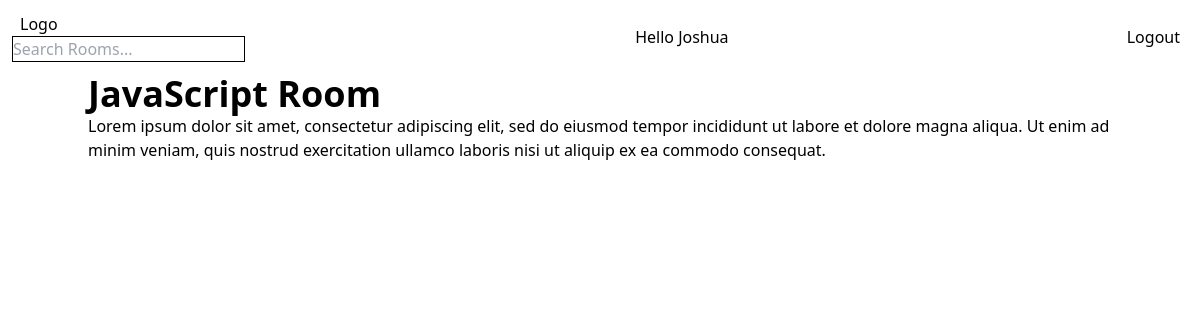
The page /room/4/ (signed in) on the database its author committed.
### base/models.py (models this page shows, shortened)
class Room(models.Model):
    host = models.ForeignKey(User, on_delete=models.SET_NULL, null=True)
    topic = models.ForeignKey(Topic, on_delete=models.SET_NULL, null=True)
    name = models.CharField(max_length=255)
    description = models.TextField(null=True, blank=True)
    participant = models.ManyToManyField(User, related_name='participants', blank=True)
    updated = models.DateTimeField(auto_now=True)
    created = models.DateTimeField(auto_now_add=True)
    class Meta:
        ordering = ['-updated', 'created']

### base/views.py (the view, shortened to what this page needs)
# urls.py: path('room/<str:pk>/', views.room, name='room'),
@login_required(login_url='login')
def room(request, pk):
    room = Room.objects.get(id=pk)
    roomMessages = room.message_set.all().order_by('created')
    context = {'room': room, 'roomMessages': roomMessages}
    return render(request, 'base/room.html', context)

### base/templates/base/room.html (shortened to what this page needs)
{% extends "main.html" %}
{% block content %}
<div class="container mx-auto relative h-screen">
  <h1 class="text-4xl font-bold">{{ room.name }}</h1>
  <h1 class="">{{ room.description }}</h1>
  <div class="absolute bottom-5 w-full p-2 lg:p-0 h-[80vh] overflow-scroll">
  </div>
</div>
{% endblock content %}

### templates/navbar.html
<nav class="flex items-center justify-between p-3">
  {% if request.user.is_authenticated %}
  <div>
    <a href="{% url 'home' %}"  class="[&.active]:font-bold hover:bg-black hover:text-white p-2"  >Logo</a>
    <form method='GET' action="{% url 'home' %}">
      <input placeholder="Search Rooms..." name="q" class="border border-black" />
    </form>
  </div>
  <h1> Hello <span class="capitalize">{{request.user}}</span> </h1>
  {% endif %}
  {% if request.user.is_authenticated %}
  <a href="{% url 'logout' %}"  class="[&.active]:font-bold hover:bg-black hover:text-white p-2"  >Logout</a>
  {% else %}
  <a href="{% url 'login' %}"  class="[&.active]:font-bold hover:bg-black hover:text-white p-2"  >Login</a>
  {% endif %}
</nav>

### rows shown on the page
Room: name "JavaScript Room", description "Lorem ipsum dolor sit amet, consectetur adipiscing elit, sed do eiusmod tempor incididunt ut labore et dolore magna aliqua. Ut enim ad minim veniam, quis nostrud exercitation ullamco laboris nisi ut aliquip ex ea commodo consequat."

### other values the page prints
{{ request.user }} "Joshua"
